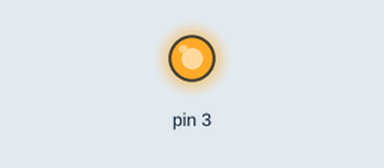
This sketch was run on a simulated Arduino Uno, built with avr-gcc and run on an emulated ATmega328P. Parts: output pins drawn as LEDs (lit = HIGH).

Above: at 2.0 s.
At 6.0 s:
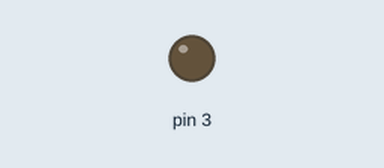
Timing chart, 0 to 10.4 s (numbered marks = the images above):
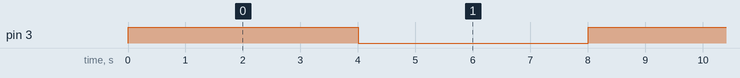

Measured:
- by itself, pin 3: alternates HIGH for 4.0 s and LOW for 4.0 s

The sketch:

arduinoismi.ino.ino
```cpp
//the setup function runs once when you press reset or power the board
void setup() {
  // initialize digital pin 3 as an output
  pinMode(3, OUTPUT);
}

//the loop function runs over and over again forever
void loop() {
  digitalWrite(3, HIGH);  // turn the LED on (HIGH is the voltage level)
  delay(4000);            // wait for a second
  digitalWrite(3, LOW);   // turn the lED off by making the voltage Low
  delay(4000);            // wait for a second
}
```
